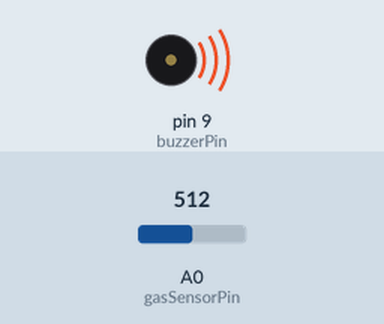
Recording of a sketch running on a simulated Arduino Uno, built with avr-gcc and run on an emulated ATmega328P. Parts: buzzer (waves = sounding, pin HIGH). Inputs (shaded band) come from the test bench; at power-on: A0 (gasSensorPin) = 512.

Above: at 1.2 s.
1.3 s: A0 (gasSensorPin) set to 499
At 2.5 s:
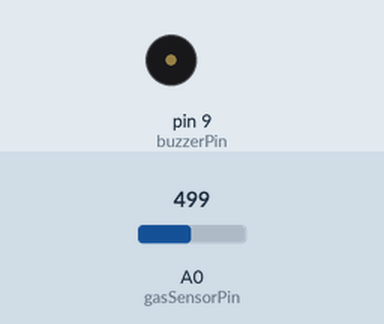
2.8 s: A0 (gasSensorPin) set to 716
At 3.9 s:
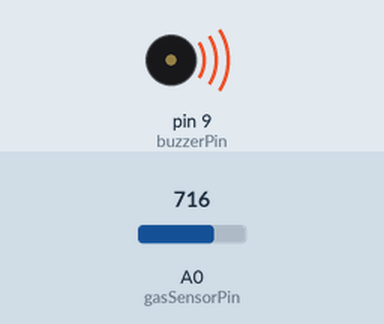
4.3 s: A0 (gasSensorPin) set to 511
At 5.2 s:
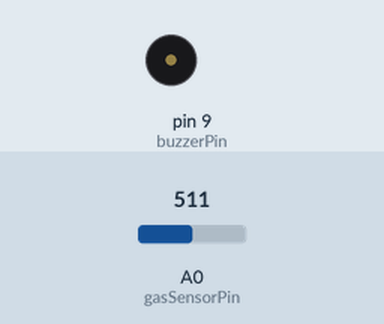
Timing chart, 0 to 7.3 s (numbered marks = the images above; inputs shaded):
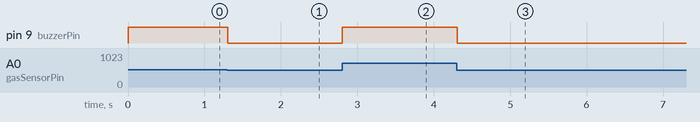

Measured:
- the behaviour switches between 512 and 511 on A0 (gasSensorPin) (found by bisection; images 0 and 1)
- after the input at 1.3 s, pin 9 (buzzerPin): HIGH → LOW at once
- after the input at 2.8 s, pin 9 (buzzerPin): LOW → HIGH at once
- after the input at 4.3 s, pin 9 (buzzerPin): HIGH → LOW at once

The sketch:

gassensorwithbuzzer.ino
```cpp
const int gasSensorPin = A0; // Analog pin connected to gas sensor
const int buzzerPin = 9;     // Digital pin connected to buzzer

void setup() {
  pinMode(gasSensorPin, INPUT);
  pinMode(buzzerPin, OUTPUT);
}

void loop() {
  int sensorValue = analogRead(gasSensorPin);

  // Convert sensor value to a voltage level (0-5V)
  float voltage = sensorValue * (5.0 / 1023.0);

  // Threshold value (adjust as needed)
  float thresholdVoltage = 2.5; // Example threshold at half of the 5V range

  // Check if gas level exceeds threshold
  if (voltage > thresholdVoltage) {
    // Turn on buzzer alarm
    digitalWrite(buzzerPin, HIGH);
  } else {
    // Turn off buzzer alarm
    digitalWrite(buzzerPin, LOW);
  }

  delay(100); // Delay for stability
}
```
